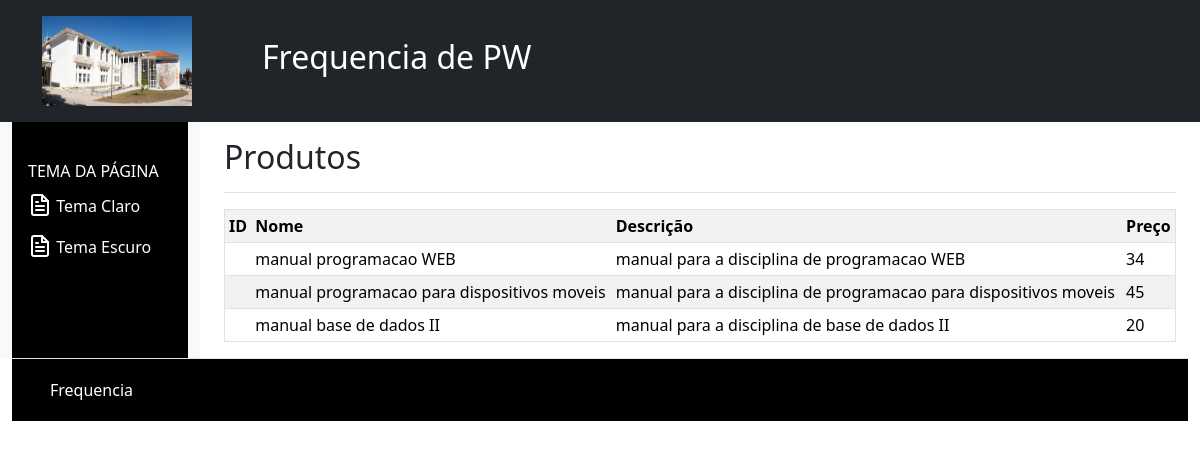
Page /Hugo/Frequencia/index.php on the committed database.
### tables this page shows
CREATE TABLE `produtos` (
  `Id` int(11) NOT NULL,
  `nome` varchar(255) NOT NULL,
  `descricao` varchar(255) NOT NULL,
  `preco` varchar(255) NOT NULL
);

### Hugo/Frequencia/index.php (the view, shortened to what this page needs)
<?php
$dsn = "mysql:host=localhost;dbname=pw_hugo";
$user = "root";
$passwd = "";
$pdo = new PDO($dsn, $user, $passwd);
?>
<!DOCTYPE html>
<html lang="en">
<head>
    <link href="node_modules/bootstrap/dist/css/bootstrap.min.css" rel="stylesheet" />
    <link rel="stylesheet" href="teste.css">
</head>
<header class="p-3 text-bg-dark">
    <div class="container">
      <div class="d-flex flex-wrap align-items-center justify-content-center justify-content-lg-start">
        <div class="flex-shrink-0 dropdown">
            <img src="ESGTS.jpg" alt="mdo" width="150" height="90">
        </div>
      <h2 id="titulo">Frequencia de PW</h2>
        </div>
    </div>
</header>
<body id="bodyClaro">
<div class="container-fluid">
    <div class="row">
      <nav class="col-md-3 col-lg-2 d-md-block bg-light sidebar collapse">
        <div id="sidebarMenu" class="position-sticky pt-3 sidebar-sticky">
          <h6 class="sidebar-heading d-flex justify-content-between align-items-center px-3 mt-4 mb-1 text-muted text-uppercase">
            <span id="textoSidebarClaro">Tema da Página</span>
          </h6>
          <ul class="nav flex-column mb-2">
            <li class="nav-item">
              <a id="textoSidebarClaro" class="nav-link" href="index.php">
                Tema Claro
              </a>
            </li>
            <li class="nav-item">
              <a id="textoSidebarClaro" class="nav-link" href="indexEscuro.php">
                Tema Escuro
              </a>
            </li>
          </ul>
        </nav>
        <main class="col-md-9 ms-sm-auto col-lg-10 px-md-4"><div class="chartjs-size-monitor"><div class="chartjs-size-monitor-expand"><div class=""></div></div><div class="chartjs-size-monitor-shrink"><div class=""></div></div></div>
        <div class="d-flex justify-content-between flex-wrap flex-md-nowrap align-items-center pt-3 pb-2 mb-3 border-bottom">
          <h1 class="h2">Produtos</h1>
        </div>
        <div class="table-responsive">
        <?php
        $sql = "SELECT * FROM produtos";
        $result = $pdo->prepare($sql);
        $result -> execute();
        $results = $result -> fetchAll();
        echo "<div id='textoClaro' class='table-responsive'>
              <table class='table table-striped table-sm bg-white' border='1'>
              <tr>
              <th>ID</th>
              <th>Nome</th>
              <th>Descrição</th>
              <th>Preço</th>
              </tr>";
        foreach($results as $row)
            {
            echo "<tr>";
            echo "<td>" . $row['id'] . "</td>";
            echo "<td>" . $row['nome'] . "</td>";
            echo "<td>" . $row['descricao'] . "</td>";
            echo "<td>" . $row['preco'] . "</td>";
            echo "</tr>";
            }
            echo "</table>
                  </div>";
      ?>
          </div>
        </div>
        <div id="footerClaro">
        <footer class="d-flex flex-wrap justify-content-between align-items-center py-3 border-top">
          <div class="col-md-4 d-flex align-items-center">
            <a href="/" class="mb-3 me-2 mb-md-0 text-muted text-decoration-none lh-1">
              <svg class="bi" width="30" height="30"><use xlink:href="#bootstrap"></use></svg>
            </a>
            <span id="textoClaro" class="mb-3 mb-md-0">Frequencia</span>
          </div>
        </footer>
      </div>
</body>
</html>

### Hugo/Frequencia/teste.css (style rules this page uses)
#bodyClaro { background-color: white; height: 100%; width: 100%; }
#titulo { padding-left: 70px; }
#footerClaro { background-color: black; height: 100%; width: 100%; }
#sidebarMenu { background-color: black; height: 100%; width: 100%; }
#textoClaro { color: white; }
#textoSidebarClaro { color: white; }

### rows in the picture
produtos: nome "manual programacao WEB", descricao "manual para a disciplina de programacao WEB", preco "34"
produtos: nome "manual programacao para dispositivos moveis", descricao "manual para a disciplina de programacao para dispositivos moveis", preco "45"
produtos: nome "manual base de dados II", descricao "manual para a disciplina de base de dados II", preco "20"
